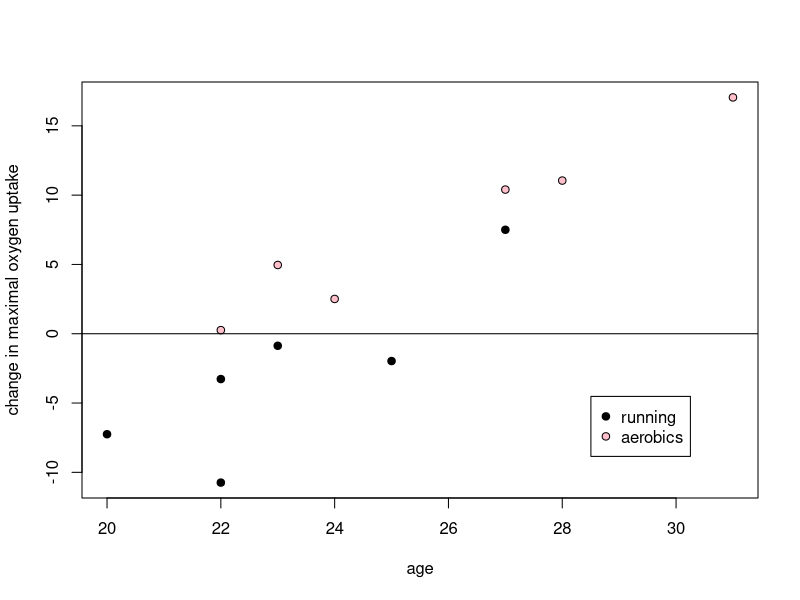
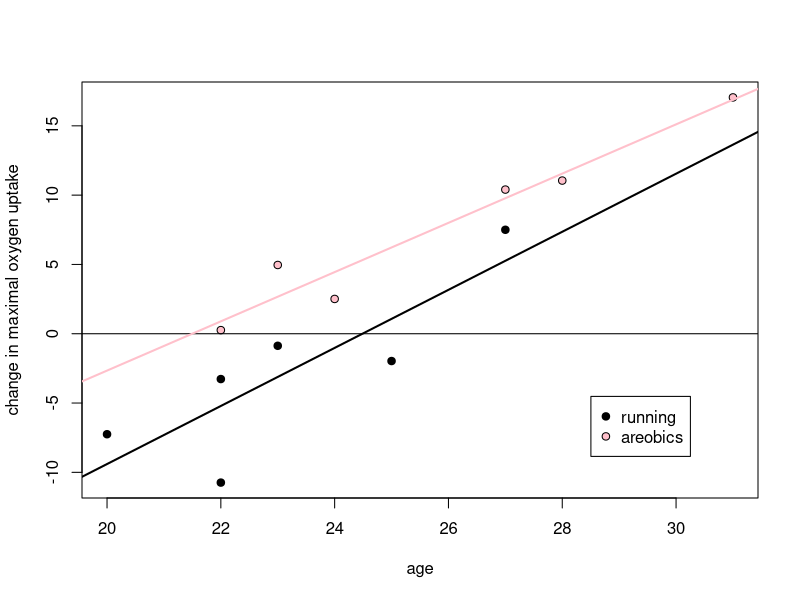
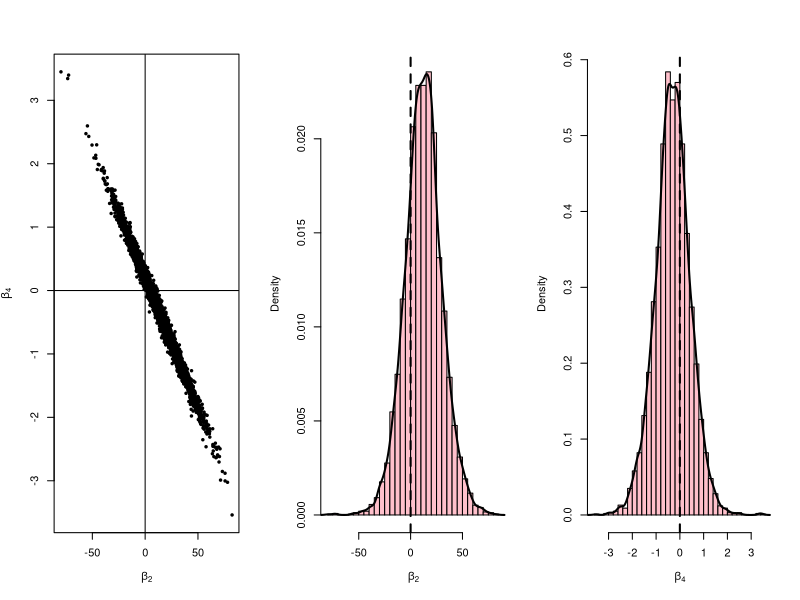
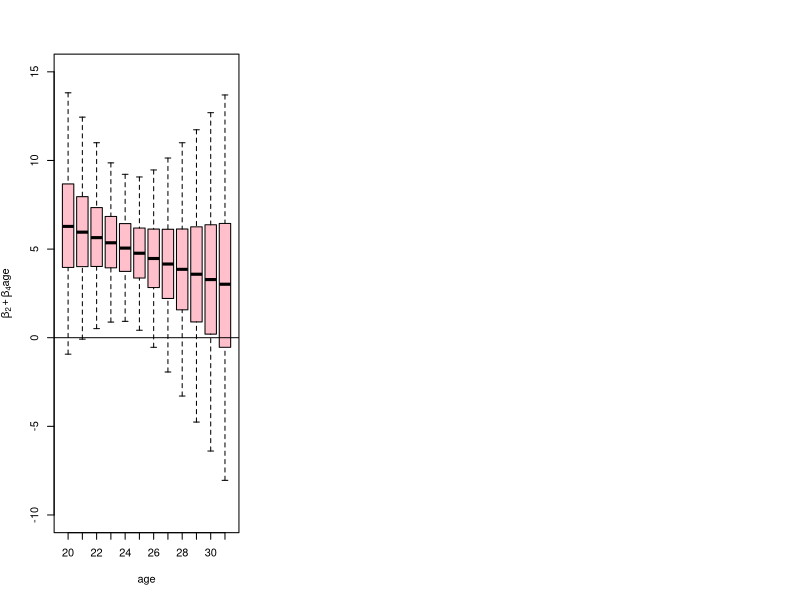
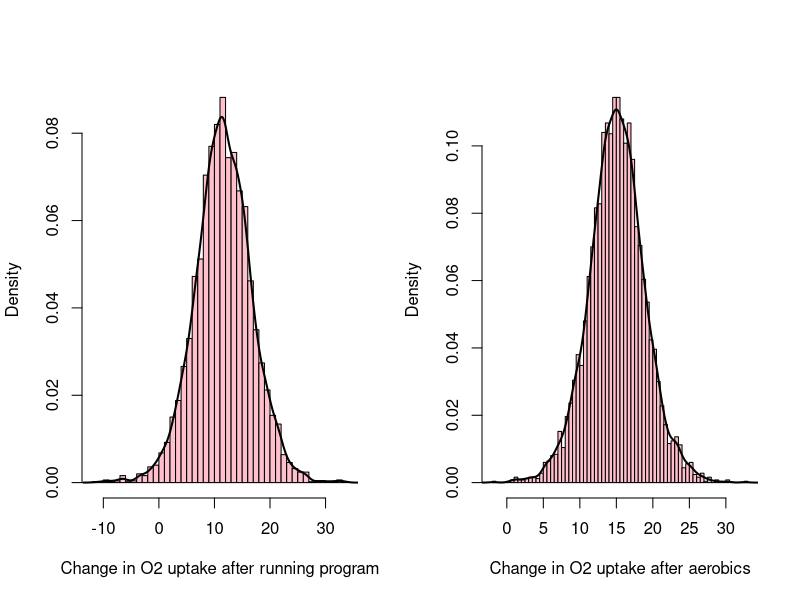

These charts were generated, in order, by the following R code:
## ---- chunk 1
rm(list=ls());  library(mvtnorm);  set.seed(20210525);
knitr::opts_chunk$set(fig.align = 'center', message = FALSE)
## ---- chunk 2
program <- c( 0, 0, 0, 0, 0, 0, 1, 1, 1, 1, 1, 1)
age     <- c(23,22,22,25,27,20,31,23,27,28,22,24)
y       <- c( -0.87,-10.74, -3.27, -1.97,  7.50, -7.25, 
              17.05,  4.96, 10.40, 11.05,  0.26,  2.51)
## ---- chunk 3
plot(y ~ age, pch=19+2*program, bg=c("black","pink")[program+1],
  xlab="age", ylab="change in maximal oxygen uptake")
legend("bottomright", inset=.10, pt.bg=c("black","pink"),
   pch=c(19,21), legend=c("running", "aerobics"))
abline(h=0)
## ---- chunk 4
# OLS estimation
n <- length(y)
X <- cbind(rep(1,n), program, age, program*age) 
p <- dim(X)[2]

rownames(X) <- 1:n
colnames(X) <- paste("x", 1:p, sep="")
head(X,3)
## ---- chunk 5
(beta.hat.ols <- as.vector(solve( t(X) %*% X ) %*% t(X) %*% y))
## ---- chunk 6
# using the lm function
lm(y~program + age + program:age)$coeff
## ---- chunk 7
plot(y ~ age, pch=19+2*program, bg=c("black","pink")[program+1],
  xlab="age", ylab="change in maximal oxygen uptake")
legend("bottomright", inset=.10, pt.bg=c("black","pink"),
   pch=c(19,21), legend=c("running", "areobics"))
b <- beta.hat.ols;  abline(b[1], b[3], lwd=2)
abline(h=0)
abline(b[1]+b[2], b[3]+b[4], lwd=2, col="pink");  rm(b);
## ---- chunk 8
(sigma2.hat <- sum( (y - X %*% beta.hat.ols)^2 ) / (n-p))
## ---- chunk 9
# Standard errors of beta.hat terms
SE <- as.vector(sqrt(diag(sigma2.hat * solve(t(X) %*% X))))
beta.hat.ols / SE
## ---- chunk 10
S <- 5000
g <- n;  nu.0 <- 1;  sigma2.0 <- sigma2.hat;

H.g   <- g/(g+1) * X %*% solve( t(X) %*% X ) %*% t(X) 
SSR.g <- t(y) %*% ( diag(n) - H.g ) %*% y 

sigma2.sim <- 1 / rgamma(S, (nu.0+n)/2, 
             (nu.0*sigma2.0 + SSR.g)/2) 
V.beta     <- g/(g+1) * solve( t(X) %*% X ) 
m.beta     <- as.vector( V.beta %*% t(X) %*% y )
beta.sim   <- matrix(NA, S, p)

for(s in 1:S){ 
 beta.sim[s,] <- rmvnorm(1, mean=m.beta, 
       sigma=V.beta*sigma2.sim[s])[1,] }
## ---- chunk 11
round(g/(g+1) * beta.hat.ols, 2)
## ---- chunk 12
# Reproduce Figure 9.3 on page 160 of Hoff (2009)
par(mfrow=c(1,3))

plot(beta.sim[,c(2,4)], xlab=expression(beta[2]), ylab=expression(beta[4]), cex=.5, pch=19) 
abline(h=0);  abline(v=0)
hist(beta.sim[,2], freq=F, right=F, col="pink", breaks=40,
  xlab=expression(beta[2]), main="");  
lines(density(beta.sim[,2]), lwd=2);  abline(v=0, lty=2, lwd=2)
hist(beta.sim[,4], freq=F, right=F, col="pink", breaks=40,
  xlab=expression(beta[4]), main="");
lines(density(beta.sim[,4]), lwd=2);  abline(v=0, lty=2, lwd=2)
## ---- chunk 13
cor(beta.sim)[2,4]
## ---- chunk 14
# Compute posterior distributions of beta2 + beta4*x for x-values over the range of ages in the study

xvals       <- 20:31 # range(age) 
Effect.post <- beta.sim[,c(2,4)] %*% rbind(rep(1,length(xvals)),xvals)
probs       <- c(.025, .25, .5, .75, .975) 

Effect.quants           <- apply(Effect.post, 2, quantile, prob=probs)
colnames(Effect.quants) <- xvals

boxplot(Effect.quants, ylim=c(-10, 15), col="pink",
  xlab="age", ylab=expression(beta[2]+beta[4]*"age"))
abline(h=0)
## ---- chunk 15
beta.0   <- beta.hat.ols;  
Sigma.0  <- n * sigma2.hat * solve(t(X) %*% X)
nu.0     <- 1
sigma2.0 <- sigma2.hat
S        <- 5000

Sigma0.Inv   <- solve(Sigma.0) # Invert once, not every time 
beta.chain   <- matrix(NA, S, p)
sigma2.chain <- rep(NA, S)

# Starting values
beta   <- beta.0
sigma2 <- sigma2.0

for(s in 1:S)
{
 # Update beta first 
 V.beta <- solve( Sigma0.Inv + t(X) %*% X / sigma2 )
 m.beta <- V.beta %*% (Sigma0.Inv %*% beta.0 + t(X) %*% y / sigma2)
 beta   <- rmvnorm(1, mean=m.beta, sigma=V.beta)[1,]
 # Now update sigma2
 SSR <- sum( (y - X%*%beta)^2 ) 
 sigma2 <- 1 / rgamma(1, (nu.0 + n)/2, (nu.0*sigma2.0 + SSR)/2)
 # Now save updated values
 beta.chain[s,]  <- beta 
 sigma2.chain[s] <- sigma2
}
## ---- chunk 16
rbind(apply(beta.chain, 2, mean),  # beta.hat = E[beta|y]  
      beta.hat.ols)                # compare with ols estimate
## ---- chunk 17
rbind(apply(beta.chain, 2, sd),  # posterior standard deviation
      SE)                        # compare with standard error of ols
## ---- chunk 18
c(mean(sigma2.chain), sigma2.hat)
## ---- chunk 19
median(sigma2.chain)
## ---- chunk 20
x.run  <- c(1, 0, 30, 0)  # beta vector for new observation
x.step <- c(1, 1, 30, 30) # beta vector
ytilde.run <- rnorm(S, mean=as.vector(beta.chain %*% x.run), 
  sd=sqrt(sigma2.chain))
ytilde.step <- rnorm(S, mean=as.vector(beta.chain %*% x.step), 
  sd=sqrt(sigma2.chain))
## ---- chunk 21
par(mfrow=c(1,2))
hist(ytilde.run, freq=F, right=F, breaks=50, col="pink", 
  xlab="Change in O2 uptake after running program", main="")
lines(density(ytilde.run), lwd=2)
hist(ytilde.step, freq=F, right=F, breaks=50, col="pink",
  xlab="Change in O2 uptake after aerobics", main="")
lines(density(ytilde.step), lwd=2)
## ---- chunk 22
mean(ytilde.step > ytilde.run)
